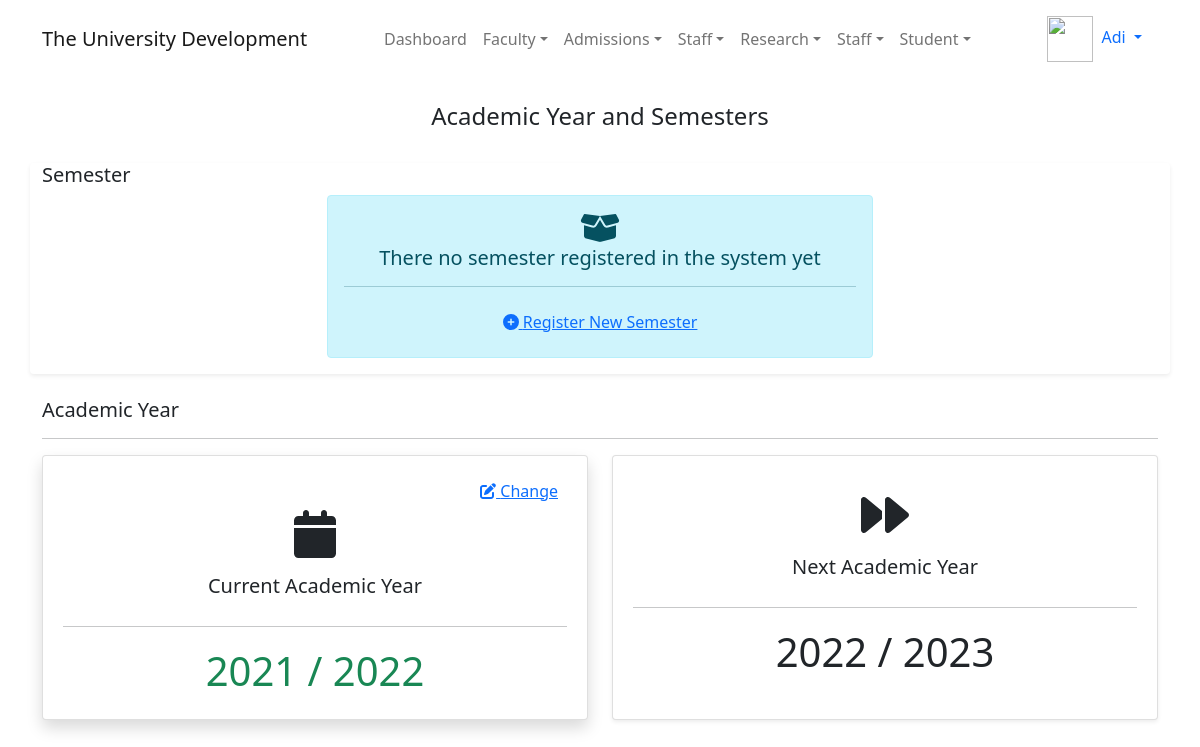
The app's page /system/semesteracademicyear/ (signed in), older data.
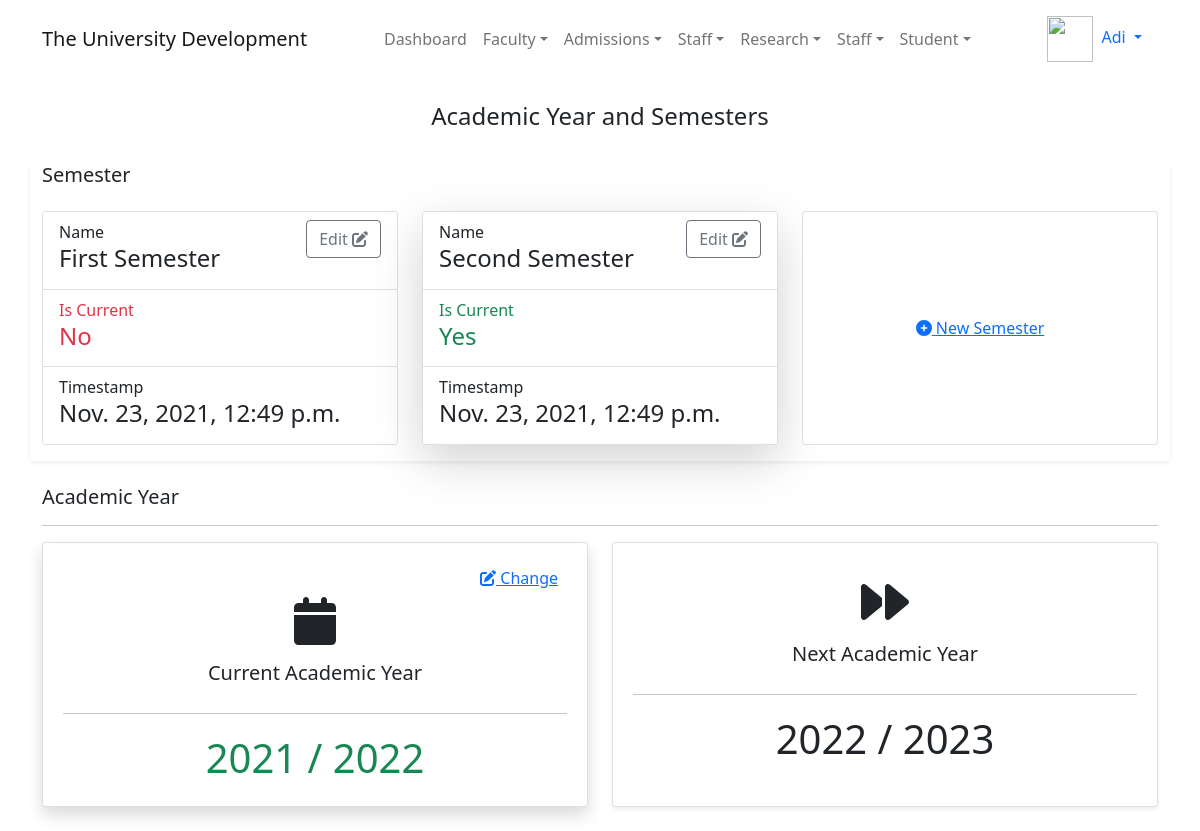
The same page, newer data.
### system/models.py (models this page shows, shortened)
class SemesterModel(models.Model):
    name = models.CharField(max_length=60, help_text='Semester/term name. Eg. First Semester', validators=[validate_alphanumberic_space], unique=True)
    timestamp = models.DateTimeField(auto_now=True)
    is_current = models.BooleanField(default=False, verbose_name='Current Semester')
    class Meta:
        db_table = 'institution_semester'
        verbose_name_plural = 'Semesters'
        verbose_name = 'Semester'
        constraints = [
            models.UniqueConstraint(
                fields=['is_current'],
                condition=models.Q(is_current=True),
                name='unique_active_semester'
            )
        ]
    def get_absolute_update_url(self):
        return reverse('System:semester_update',
                       kwargs={
                           'name': self.name,
                           'id': self.id
                       })

### system/views.py (the view)
# urls.py: path('semesteracademicyear/', SemesterAcademicYearView.as_view(), name='semester_academic_year'),
class SemesterAcademicYearView(LoginRequiredMixin, PermissionRequiredMixin, ListView):
    template_name = 'system/semesteracademicyear.html'
    model = SemesterModel
    permission_required = 'system.view_semestermodel'
    def get_context_data(self, **kwargs):
        ctx = super(SemesterAcademicYearView, self).get_context_data(**kwargs)
        ctx['title'] = 'Semester and Academic Years'
        ctx['academic_year'] = self.get_academic_year()
        return ctx
    def get_academic_year(self):
        return '2021 / 2022', '2022 / 2023'

### Home/templatetags/institution_extra.py (called while the page is built)
@register.simple_tag(name='institutionFullName')
def get_institution_fullname_name():
    return settings.COLLEGE_FULL_NAME

@register.simple_tag(name='institutionShortName')
def get_institution_short_name():
    return settings.COLLEGE_SHORT_NAME

### accounts/models.py (called while the page is built)
    def get_short_name(self):
        return self.first_name

### system/templates/system/semesteracademicyear.html (shortened to what the changed rows need)
{% extends 'base/base.html' %}
{% block container %}
    <div class="container">
        <div class="row my-4 shadow-sm rounded">
            {% if semestermodel_list %}
                {% for semestermodel in semestermodel_list %}
                    <div class="col-md-6 col-lg-4 my-3">
                        <div class="card {% if semestermodel.is_current %} shadow-lg {% else %} hover_shadow {% endif %}">
                            <ul class="list-group list-group-flush">
                               <li class="list-group-item d-flex justify-content-between">
                                   <div>
                                       <span>Name</span>
                                       <h4>{{ semestermodel.name }}</h4>
                                   </div>
                                   <div class="">
                                       <a href="{{ semestermodel.get_absolute_update_url }}" onclick="dynamicSpinner(this)" class="btn btn-outline-secondary">
                                            Edit <span class="fa fa-edit"></span>
                                        </a>
                                   </div>
                               </li>
                                <li class="list-group-item {% if semestermodel.is_current %} text-success {% else %} text-danger {% endif %}">
                                    <span>Is Current</span>
                                    <h4 class="">{{ semestermodel.is_current|yesno|title }}</h4>
                                </li>
                                <li class="list-group-item">
                                    <span>Timestamp</span>
                                    <h4>{{ semestermodel.timestamp }}</h4>
                                </li>
                            </ul>
                        </div>
                    </div>
                {% endfor %}
                     <div class="col-md-6 col-lg-4 my-3">
                        <div class="card h-100 hover_shadow">
                            <div class="card-body d-flex flex-column justify-content-center align-items-center">
                                <a class="btn btn-link stretched-link" href="{% url 'System:semester_new' %}?back={{ request.path }}" onclick="dynamicSpinner(this)"><span class="fa fa-plus-circle"></span> New Semester</a>
                            </div>
                        </div>
                     </div>
            {% else %}
                <div class="col-md-6 mx-auto">
                <div class="alert alert-info text-center">
                    <span class="fa fa-box-open fa-2x"></span>
                    <h5>There no  semester registered in the system yet</h5>
                    <hr>
                    <a href="{% url 'System:semester_new' %}?back={{ request.path }}" class="btn btn-link" onclick="dynamicSpinner(this)"><span class="fa fa-plus-circle"></span> Register New Semester</a>
                </div>
            </div>
            {% endif %}
        </div>
        <div class="row my-4">
            <div class="col-md-6 mx-auto">
                <div class="card shadow h-100">
                    <div class="card-body">
                        <div class="d-flex flex-column gap-3 justify-content-center text-center">
                            <h1 class="text-success">{{ academic_year|first }}</h1>
                        </div>
                    </div>
                </div>
            </div>
            <div class="col-md-6 mx-auto">
                <div class="card shadow-sm h-100">
                    <div class="card-body d-flex flex-column gap-3 justify-content-center text-center">
                        <h1>{{ academic_year|last }}</h1>
                    </div>
                </div>
            </div>
        </div>
    </div>
{% endblock %}

Row changes from the older to the newer data that the page shows:
added SemesterModel: name "First Semester", is_current "No", timestamp "Nov. 23, 2021, 12:49 p.m."
added SemesterModel: name "Second Semester", is_current "Yes", timestamp "Nov. 23, 2021, 12:49 p.m."
Text that changed along with them:
text no longer shown: "There no semester registered in the system yet Register New Semester"
text now shown: "New Semester"
